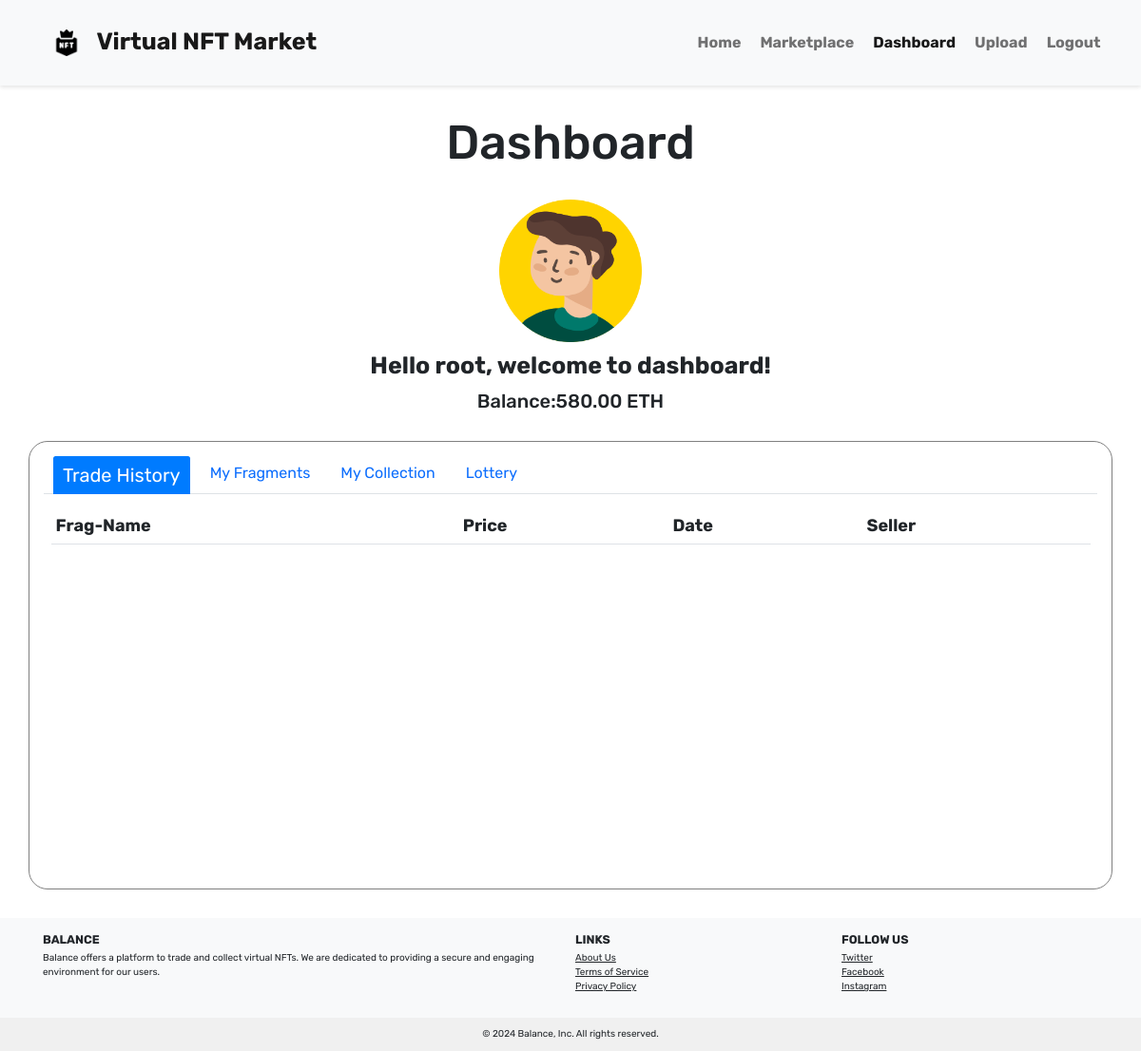
Before: /dashboard (signed in) with the older database file.
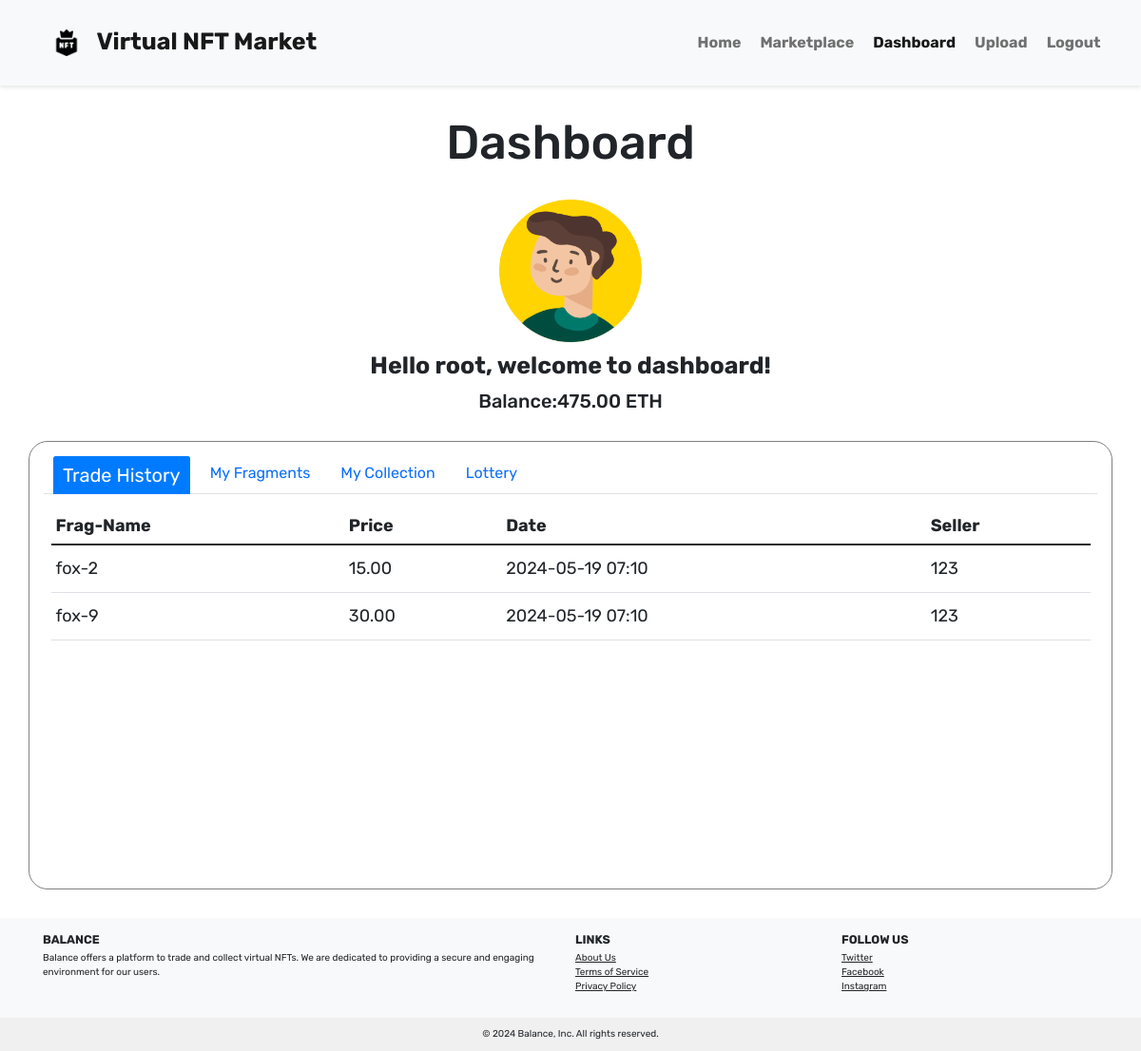
After: the same page with the newer database file.
### app/models.py (models this page shows, shortened)
class User(db.Model, UserMixin):
    __tablename__ = 'users'
    id = db.Column(db.Integer, primary_key=True)
    username = db.Column(db.String(64), unique=True, nullable=False)
    email = db.Column(db.String(255), unique=True, nullable=False)
    passwd_hash = db.Column(db.String(255), nullable=False)
    balance = db.Column(db.Numeric(10, 2), default=50.00, nullable=False)
    user_fragments = db.relationship('Fragment', lazy='select')
    user_transactions = db.relationship('Trade', lazy='select')
    __table_args__ = (
        db.CheckConstraint('balance >= 0 AND balance < 100000', name='check_balance'),
    )

class TradeHistory(db.Model):
    __tablename__ = 'trade_history'
    trade_id = db.Column(db.Integer, primary_key=True)
    frag_id = db.Column(db.Text,  nullable=False)
    frag_name = db.Column(db.Text,  nullable=False)
    seller = db.Column(db.Integer, db.ForeignKey('users.id'))
    buyer = db.Column(db.Integer, db.ForeignKey('users.id'))
    price = db.Column(db.Numeric(10, 2), nullable=False, default=0.0, server_default="0.0")
    transaction_time = db.Column(db.DateTime, nullable=False, default=datetime.now(timezone.utc))
    seller_user = db.relationship('User', foreign_keys=[seller], backref=db.backref('sold_transactions', lazy='dynamic'))
    buyer_user = db.relationship('User', foreign_keys=[buyer], backref=db.backref('bought_transactions', lazy='dynamic'))
    __table_args__ = (
        db.CheckConstraint(price >= 0, name='price_nonnegative'),
    )

### app/Blueprint/pages/pages.py (the view)
@pages_bp.route('/dashboard', methods=['GET'])
@login_required
def dashboard():
    trade_history = db.session.query(
        TradeHistory.trade_id,
        TradeHistory.frag_id,
        TradeHistory.frag_name,
        TradeHistory.price,
        TradeHistory.transaction_time,
        User.username.label('seller_username'),
    ).join(User, User.id == TradeHistory.seller).filter(TradeHistory.buyer == current_user.id).all()
    fragments=current_user.user_fragments
    collections = NFT.query.filter_by(completed=1, owner=current_user.id).all()
    available_fragments = Fragment.query.filter_by(owner=0).all()
    return render_template('dashboard.html', trade_history=trade_history, fragments=fragments, collections=collections, available_fragments=available_fragments)

### app/models.py (called while the page is built)
    @hybrid_property
    def name(self):
        if 'static/uploads/' in self.path:
            file_name_with_extension = self.path.split('static/uploads/')[-1]
            file_name, _ = os.path.splitext(file_name_with_extension)
            return file_name
        return None

    @hybrid_property
    def trade_price(self):
        if self.trade:
            return 'For Sale', self.trade.get_price()
        return 'Not For Sale', -1

    @hybrid_property
    def name(self):
        if 'static/outputs/' in self.path:
            file_name_with_extension = self.path.split('static/outputs/')[-1]
            file_name, _ = os.path.splitext(file_name_with_extension)
            return file_name
        return None

    def get_price(self):
        return self.price

### templates/dashboard.html (shortened to what this page needs)
<!DOCTYPE html>
<html lang="en">
    <head>
         <link href="https://cdn.bootcss.com/bootstrap/5.1.3/css/bootstrap.min.css" rel="stylesheet">
        <link href="{{ url_for('static', filename='css/main.css') }}" rel="stylesheet">
        <link href="{{ url_for('static', filename='css/dashboard.css') }}" rel="stylesheet">
    </head>
    <body>
        <nav class="navbar navbar-expand-md navbar-light bg-light">
            <div class="container-fluid">
                <a class="navbar-brand ps-5" href="{{ url_for('pages.index') }}"><img class="logo" alt="nft-logo" src="{{ url_for('static', filename='images/logo.png') }}">Virtual NFT Market</a>
                <div class="collapse navbar-collapse justify-content-end pe-5" id="navbarNav">
                    <ul class="navbar-nav">
                        <li class="nav-item">
                            <a class="nav-link" aria-current="page" href="{{ url_for('pages.index') }}"><b>Home</b></a >
                        </li>
                        <li class="nav-item">
                            <a class="nav-link" href="{{ url_for('pages.marketplace') }}"><b>Marketplace</b></a >
                        </li>
                        <li class="nav-item">
                            <a class="nav-link active" href="{{ url_for('pages.dashboard') }}"><b>Dashboard</b></a>
                        </li>
                        {% if current_user.username == 'root' %}
                        <li class="nav-item">
                            <a class="nav-link" href="{{ url_for('raffle.upload') }}"><b>Upload</b></a >
                        </li>
                        {% endif %}
                        <li class="nav-item">
                            <a class="nav-link" href="{{ url_for('auth.logout') }}"><b>Logout</b></a >
                        </li>
                    </ul>
                </div>
            </div>
        </nav>
        <div class="user-info">
            <h1 class="mt-5 mb-5 text-center">Dashboard</h1>
            <div class="info-head mb-5">
                <div class="d-flex align-items-center justify-content-center flex-column">
                    <div class="mb-3">
                        <img src="{{ url_for('static', filename='images/seller8.png') }}" class="user-img d-block" alt="seller-8">
                    </div>
                </div>
                <h3 class="welcome-message text-center">Hello {{ current_user.username }}, welcome to dashboard!</h3>
                <h4 class="balance-info text-center" id="user_balance">Balance:{{ '%.2f'|format(current_user.balance) }} ETH</h4>
            </div>
            <div class="container nav-container p-4">
                <ul class="nav nav-tabs" role="tablist">
                    <li class="nav-item">
                        <a class="nav-link active" data-bs-toggle="tab" href="#my-trade">Trade History</a>
                    </li>
                    <li class="nav-item">
                        <a class="nav-link" data-bs-toggle="tab" href="#my-fragments">My Fragments</a>
                    </li>
                    <li class="nav-item">
                        <a class="nav-link" data-bs-toggle="tab" href="#my-collection">My Collection</a>
                    </li>
                    <li class="nav-item">
                        <a class="nav-link" data-bs-toggle="tab" href="#lottery">Lottery</a>
                    </li>
                </ul>
                <div class="tab-content">
                    <div id="my-trade" class="container tab-pane active"><br>
                        <table class="table">
                            <thead>
                                <tr>
                                    <th>Frag-Name</th>
                                    <th>Price</th>
                                    <th>Date</th>
                                    <th>Seller</th>
                                </tr>
                            </thead>
                            <tbody id="trades">
                                {% for trade in trade_history %}
                                    <tr style="height: 50px;">
                                        <td>{{ trade.frag_name }}</td>
                                        <td>{{ '%.2f'|format(trade.price) }}</td>
                                        <td>{{ trade.transaction_time.strftime('%Y-%m-%d %H:%M') }}</td>
                                        <td>{{ trade.seller_username }}</td>
                                    </tr>
                                {% endfor %}
                            </tbody>
                        </table>
                    </div>
                </div>
            </div>
        </div>
        <footer class="bg-light text-center text-lg-start mt-5">
            <div class="container p-4">
                <div class="row align-items-start g-3">
                    <div class="col-lg-6 col-md-12">
                        <h5 class="text-uppercase fw-bold">Balance</h5>
                        <p>
                            Balance offers a platform to trade and collect virtual NFTs. We are dedicated to providing a secure and engaging environment for our users.
                        </p>
                    </div>
                    <div class="col-lg-3 col-md-6">
                        <h5 class="text-uppercase fw-bold">Links</h5>
                        <ul class="list-unstyled mb-0">
                            <li><a href="{{ url_for('pages.about') }}" class="text-dark">About Us</a></li>
                            <li><a href="{{ url_for('pages.terms') }}" class="text-dark">Terms of Service</a></li>
                            <li><a href="{{ url_for('pages.privacy') }}" class="text-dark">Privacy Policy</a></li>
                        </ul>
                    </div>
                    <div class="col-lg-3 col-md-6">
                        <h5 class="text-uppercase fw-bold">Follow Us</h5>
                        <ul class="list-unstyled">
                            <li><a href="#!" class="text-dark">Twitter</a></li>
                            <li><a href="#!" class="text-dark">Facebook</a></li>
                            <li><a href="#!" class="text-dark">Instagram</a></li>
                        </ul>
                    </div>
                </div>
            </div>
            <div class="text-center p-3" style="background-color: #f0f0f0;">
                © 2024 Balance, Inc. All rights reserved.
            </div>
        </footer>
    </body>
</html>

### static/css/main.css (style rules this page uses)
* { margin:0; padding: 0; box-sizing: border-box; }
html { font-size: 62.5%; }
html,body,a,h1,h2,h3,h4,h5,h6,p,td,li { font-family: "Rubik",sans-serif }
.logo { height: 6.4rem; padding:1.8rem; }
.navbar { padding: 10px 0; box-shadow: 0 2px 4px rgba(0, 0, 0, 0.1); }
.navbar-brand { font-size: 2.5rem; font-weight: bold; }
.nav-link { font-size: 1.6rem; margin-left: 1rem; }

### static/css/dashboard.css (style rules this page uses)
.user-img { height:15rem; width:15rem; }
.user-info h1 { font-size: 5rem; }
.welcome-message { font-size: 2.5rem; font-weight: bold; margin-bottom: 1rem; }
.balance-info { font-size: 2rem; }
.tab-content { height: 40rem; width: auto; overflow-y: auto; }
th, td { font-size: 1.8rem; text-align: left; vertical-align: middle; }
.nav-container { border:1px solid grey; border-radius: 2rem; }
.nav-tabs .nav-link.active { font-size: 2rem; background-color: #007bff; color: white; border: none; }

Changed rows visible on the page:
changed User "root": balance "580.00" → "475.00"
added TradeHistory: frag_name "fox-2", price "15.00", transaction_time "2024-05-19 07:10", seller_username "123"
added TradeHistory: frag_name "fox-9", price "30.00", transaction_time "2024-05-19 07:10", seller_username "123"
